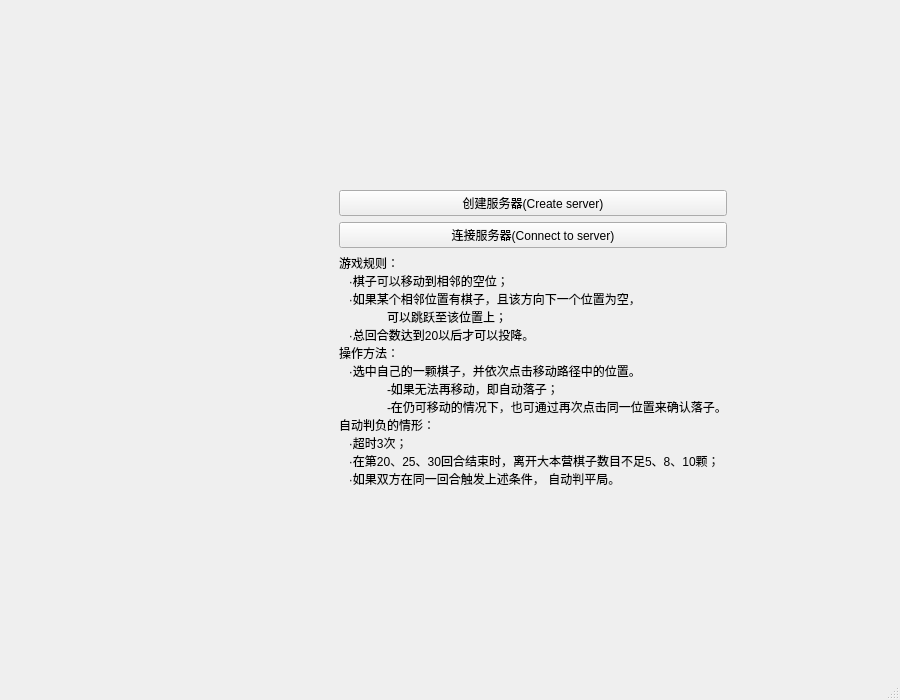
<?xml version="1.0" encoding="UTF-8"?>
<ui version="4.0">
 <class>MainWindow</class>
 <widget class="QMainWindow" name="MainWindow">
  <property name="geometry">
   <rect>
    <x>0</x>
    <y>0</y>
    <width>900</width>
    <height>700</height>
   </rect>
  </property>
  <property name="windowTitle">
   <string>MainWindow</string>
  </property>
  <widget class="QWidget" name="centralwidget">
   <layout class="QHBoxLayout" name="horizontalLayout">
    <item>
     <widget class="QLabel" name="label">
      <property name="sizePolicy">
       <sizepolicy hsizetype="Fixed" vsizetype="Fixed">
        <horstretch>0</horstretch>
        <verstretch>0</verstretch>
       </sizepolicy>
      </property>
      <property name="text">
       <string/>
      </property>
      <property name="pixmap">
       <pixmap resource="source.qrc">:/image/board.png</pixmap>
      </property>
      <property name="scaledContents">
       <bool>true</bool>
      </property>
      <property name="alignment">
       <set>Qt::AlignCenter</set>
      </property>
     </widget>
    </item>
    <item>
     <widget class="QWidget" name="widget" native="true">
      <property name="enabled">
       <bool>true</bool>
      </property>
      <property name="sizePolicy">
       <sizepolicy hsizetype="Fixed" vsizetype="Fixed">
        <horstretch>0</horstretch>
        <verstretch>0</verstretch>
       </sizepolicy>
      </property>
      <layout class="QVBoxLayout" name="verticalLayout">
       <item>
        <widget class="QPushButton" name="createServerButton">
         <property name="text">
          <string>创建服务器(Create server)</string>
         </property>
        </widget>
       </item>
       <item>
        <widget class="QPushButton" name="connectToServerButton">
         <property name="text">
          <string>连接服务器(Connect to server)</string>
         </property>
        </widget>
       </item>
       <item>
        <widget class="QLabel" name="label_2">
         <property name="text">
          <string>游戏规则：
   ·棋子可以移动到相邻的空位；
   ·如果某个相邻位置有棋子，且该方向下一个位置为空，
	可以跳跃至该位置上；
   ·总回合数达到20以后才可以投降。
操作方法：
   ·选中自己的一颗棋子，并依次点击移动路径中的位置。
	-如果无法再移动，即自动落子；
	-在仍可移动的情况下，也可通过再次点击同一位置来确认落子。
自动判负的情形：
   ·超时3次；
   ·在第20、25、30回合结束时，离开大本营棋子数目不足5、8、10颗；
   ·如果双方在同一回合触发上述条件， 自动判平局。</string>
         </property>
        </widget>
       </item>
      </layout>
     </widget>
    </item>
   </layout>
  </widget>
  <widget class="QMenuBar" name="menubar">
   <property name="geometry">
    <rect>
     <x>0</x>
     <y>0</y>
     <width>900</width>
     <height>17</height>
    </rect>
   </property>
  </widget>
  <widget class="QStatusBar" name="statusbar"/>
 </widget>
 <resources>
  <include location="source.qrc"/>
 </resources>
 <connections/>
</ui>
